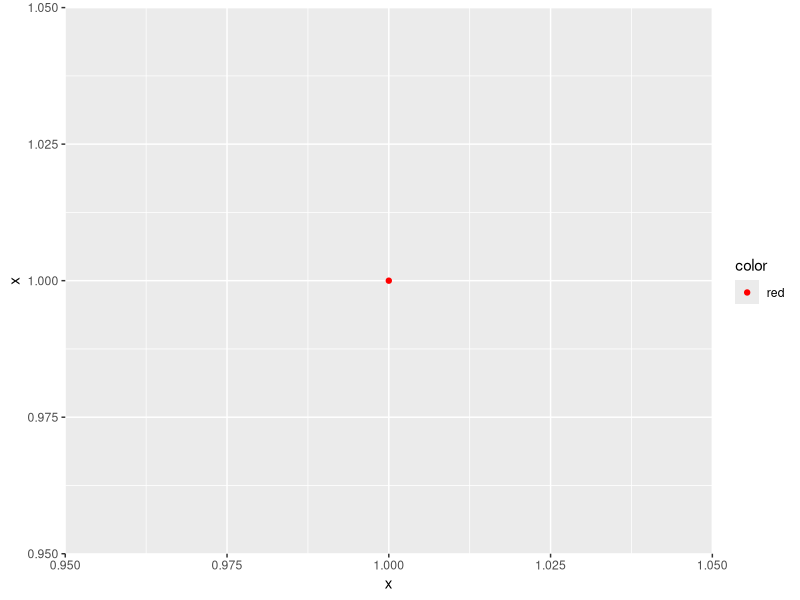
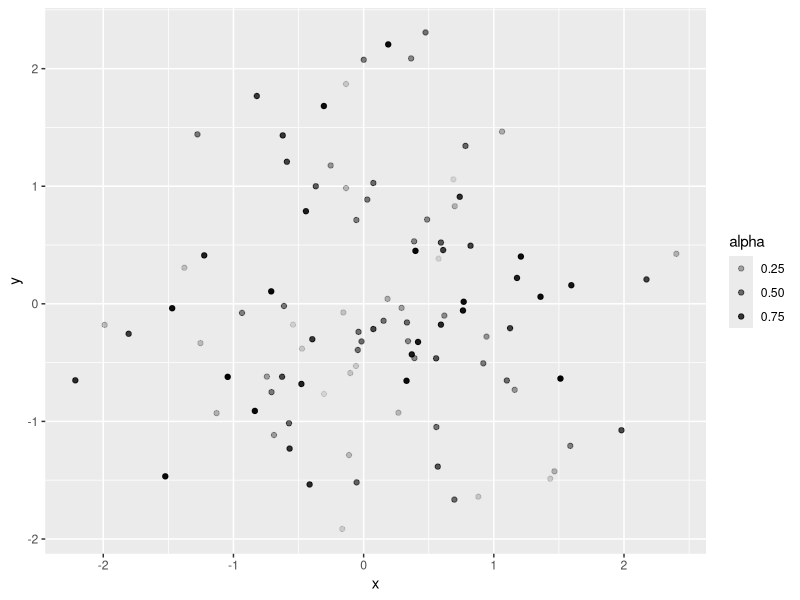

Recreate these plots in R, in order.
## ---- chunk 1
library(ggplot2)
ggplot(data.frame(x=1,color="red")) +
  aes(x, x, color=color) +
  geom_point() +
  scale_color_identity(guide = "legend")
## ---- chunk 2
set.seed(1L)

ggplot(data.frame(x = rnorm(100),
                  y = rnorm(100),
                  alpha = runif(100))) +
  aes(x, y, alpha = alpha) +
  geom_point() +
  scale_color_identity(guide = "legend")
